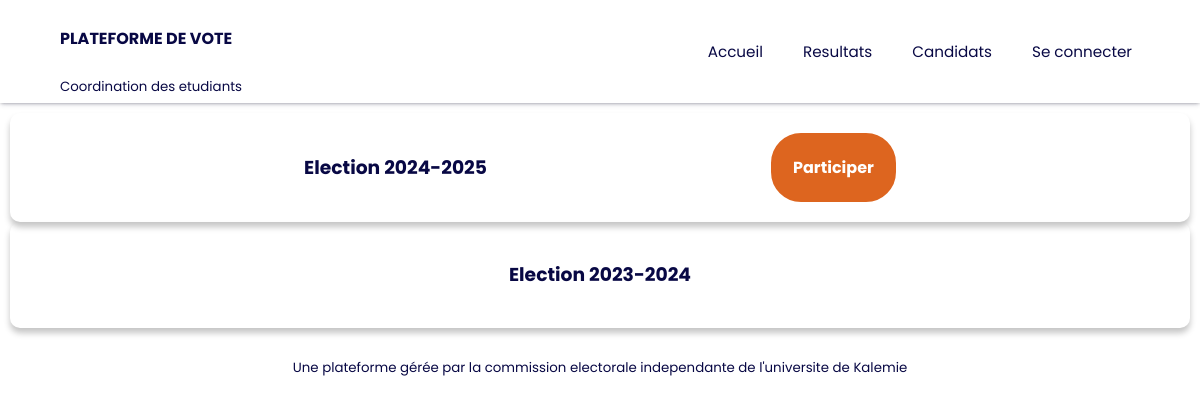
The app's page /election with its own data.
### Appli_vote/models.py (models this page shows, shortened)
class Election(models.Model):
    year = models.CharField(max_length=9)
    detail = models.TextField()
    begin = models.DateTimeField()
    end = models.DateTimeField()
    enable = models.BooleanField(default=True)
    thumbnail = models.ImageField(blank=True, null=True)
    class Meta:
        ordering = ['-pk']
        verbose_name="Election"

### Appli_vote/views.py (the view)
# urls.py: path('election', ElectionView.as_view(), name="election"),
class ElectionView(ListView):
    model = Election
    context_object_name="elections"
    template_name = 'Appli_vote/election.html'
    def get_context_data(self, **kwargs):
        context = super().get_context_data(**kwargs)
        context['timenow'] = timezone.now()
        return context

### Appli_vote/templates/Appli_vote/election.html (shortened to what this page needs)
{% extends "base.html" %}
{% load static %}
{% block content %}
    <div class="cntr d-col">
        {% for election in elections %}
            <div class="cntr gp-10p shdw rds-10p pd-10p w-100 s-even rsp-display">
            <a href="{% url 'Appli_vote:election_detail' pk=election.pk %}" class="clr"><h3>Election {{ election.year }}</h3></a>
                {% if not election.end < timenow  and election.begin <= timenow  %}
                    <a href="{% url 'Appli_vote:cands_last' %}" class="link-vote rds-30p pd-10p cntr ">Participer</a>
                {% endif %}
            </div>
        {% endfor %}
    </div>
{% endblock %}

### Appli_vote/static/css/style.css (style rules this page uses)
* { box-sizing: border-box; -webkit-font-smoothing: antialiased; -moz-osx-font-smoothing: grayscale; }
body { padding: 0; margin: 0; font-family: "Poppins", sans-serif; color: rgb(8, 8, 68); }
.cntr { display: flex; justify-content: center; align-items: center; }
.s-even { display: flex; justify-content: space-evenly; align-items: center; }
.pd-10p { padding: 20px; }
.rds-10p { border-radius: 10px; }
.rds-30p { border-radius: 30px; }
.w-100 { width: 100%; }
.d-col { flex-direction: column; }
.shdw { box-shadow: rgba(0, 0, 0, 0.23) 0px 5px 6px; }
a { text-decoration: none; color: white; font-weight: bold; }
.gp-10p { gap: 10px; }
.link-vote { background-color: rgb(221, 101, 31); border: solid 2px rgb(221, 101, 31); }
.clr { color: rgb(8, 8, 68); }

### records on screen
Election: year "2024-2025", shows "Participer"
Election: year "2023-2024"
